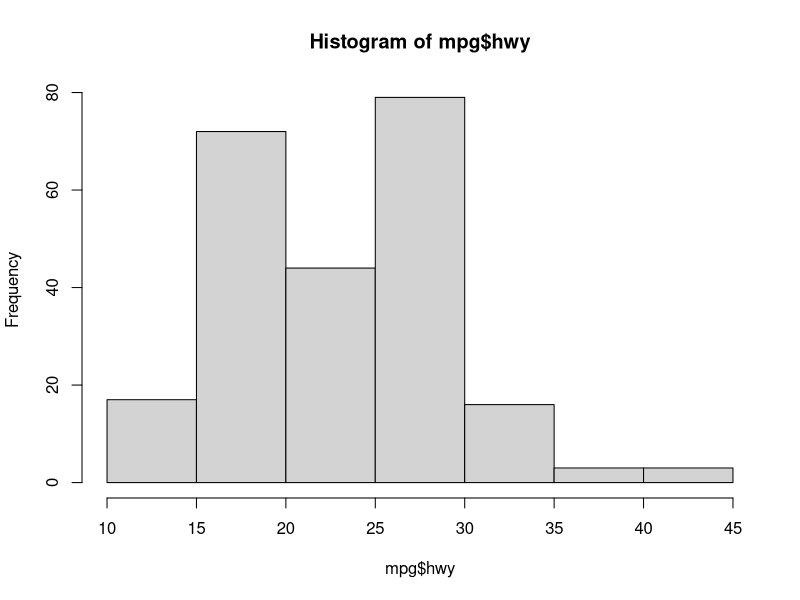
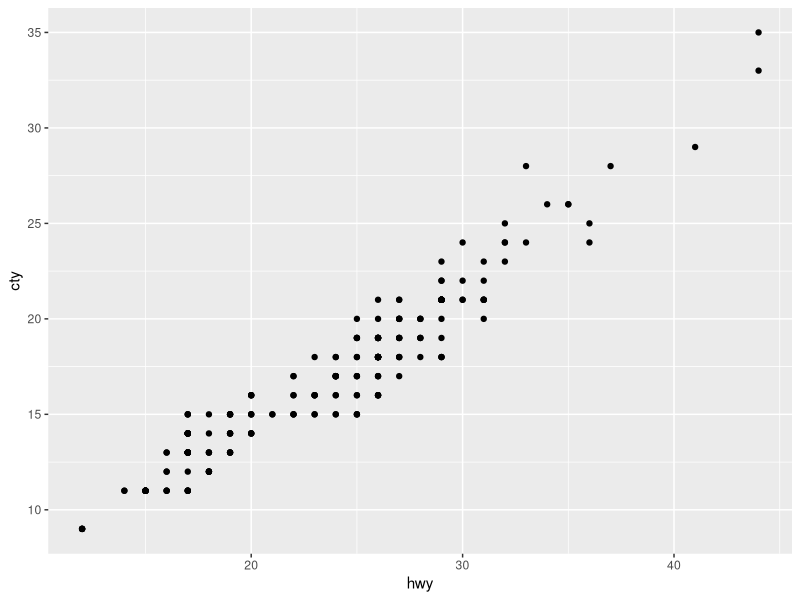

Generate these figures, in order, with R: (Note: this script raises an error after producing the figures.)
## ---- chunk 1
knitr::opts_chunk$set(echo = TRUE)
## ---- chunk 2
library(tidyverse)
library(ggplot2)
## ---- chunk 3
hist(mpg$hwy)
## ---- chunk 4
ggplot(mpg, aes(x=hwy, y=cty)) + geom_point()
## ---- chunk 5
counts <- table(mpg$manufacturer)

ggplot(mpg, aes(manufacturer)) + geom_bar(stat="count") + coord_flip
## ---- chunk 6
ggplot(mpg, aes(x=cyl, y=hwy, color=cyl, group = cyl)) +
  geom_boxplot()
## ---- chunk 7
library(corrplot)
## ---- chunk 8
m <- cor(mpg)
corrplot(m, method = 'color')
